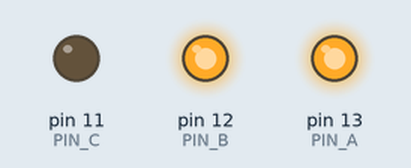
Simulated run of this sketch. Board: Arduino Uno, built with avr-gcc and run on an emulated ATmega328P. Shown: output pins drawn as LEDs (lit = HIGH).

Above: at 0.5 s.
At 1.5 s:
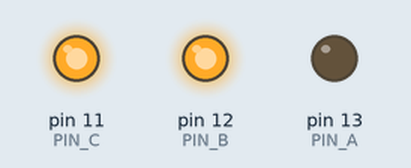
At 2.5 s:
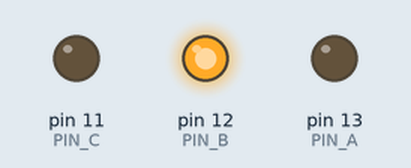
At 3.5 s:
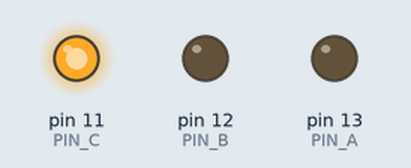
At 4.5 s:
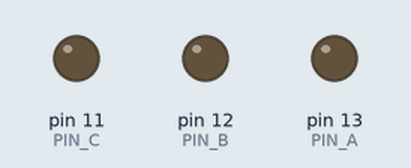
At 5.5 s:
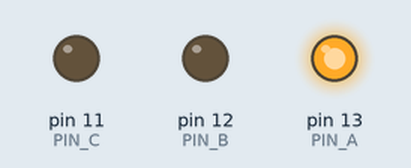
Timing chart, 0 to 6.5 s (numbered marks = the images above):
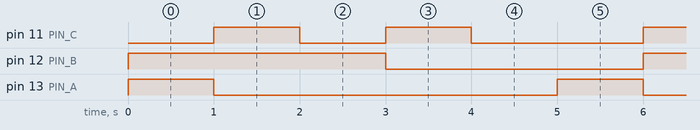

Measured:
- by itself, pin 11 (PIN_C): repeats every 5.0 s: LOW 1.0 s, HIGH 1.0 s, LOW 2.0 s, HIGH 1.0 s
- by itself, pin 12 (PIN_B): repeats every 5.0 s: LOW 3.0 s, HIGH 2.0 s
- by itself, pin 13 (PIN_A): alternates HIGH for 1.0 s and LOW for 4.0 s

The sketch:

display7segmenti_FFD.ino
```cpp
const int PIN_A = 13;
const int PIN_B = 12;
const int PIN_C = 11;

int Q_A = 1, Q_B = 1, Q_C = 0;
int D_A, D_B, D_C;

int k = 0;

void setup()
{
  pinMode(PIN_A, OUTPUT);
  pinMode(PIN_B, OUTPUT);
  pinMode(PIN_C, OUTPUT);
}

void loop()
{
  digitalWrite(PIN_A, Q_A);
  digitalWrite(PIN_B, Q_B);
  digitalWrite(PIN_C, Q_C);

  D_A = !Q_A * !Q_B * !Q_C;
  D_B = Q_A + Q_B * Q_C;
  D_C = Q_A + Q_B * !Q_C;

  Q_A = D_A;
  Q_B = D_B;
  Q_C = D_C;

  delay(1000);
}
```
